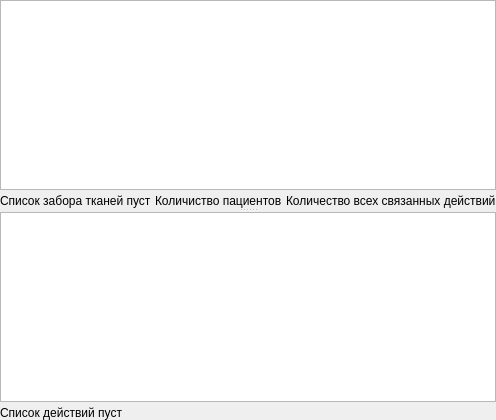
         <widget class="QWidget" name="pnlTissueJotnalAndActions" native="true">
          <layout class="QHBoxLayout" name="horizontalLayout_2">
           <property name="spacing">
            <number>0</number>
           </property>
           <property name="margin">
            <number>0</number>
           </property>
           <item>
            <widget class="QSplitter" name="splitter_2">
             <property name="orientation">
              <enum>Qt::Vertical</enum>
             </property>
             <property name="childrenCollapsible">
              <bool>false</bool>
             </property>
             <widget class="QWidget" name="pnlTissueJournal" native="true">
              <layout class="QGridLayout" name="gridLayout_4">
               <property name="margin">
                <number>0</number>
               </property>
               <property name="spacing">
                <number>4</number>
               </property>
               <item row="0" column="0" colspan="5">
                <widget class="CTableView" name="tblTissueJournal"/>
               </item>
               <item row="1" column="0" colspan="2">
                <widget class="QLabel" name="lblTissueJournalCount">
                 <property name="text">
                  <string>Список забора тканей пуст</string>
                 </property>
                </widget>
               </item>
               <item row="1" column="4">
                <widget class="QLabel" name="lblAllActionsCount">
                 <property name="text">
                  <string>Количество всех связанных действий</string>
                 </property>
                </widget>
               </item>
               <item row="1" column="2" colspan="2">
                <widget class="QLabel" name="lblClientCount">
                 <property name="text">
                  <string>Количиство пациентов</string>
                 </property>
                </widget>
               </item>
              </layout>
             </widget>
             <widget class="QWidget" name="pnlActions" native="true">
              <layout class="QVBoxLayout" name="verticalLayout_3">
               <property name="spacing">
                <number>4</number>
               </property>
               <property name="margin">
                <number>0</number>
               </property>
               <item>
                <widget class="CTableView" name="tblTissueJournalActions"/>
               </item>
               <item>
                <widget class="QLabel" name="lblActionsCount">
                 <property name="text">
                  <string>Список действий пуст</string>
                 </property>
                </widget>
               </item>
              </layout>
             </widget>
            </widget>
           </item>
          </layout>
         </widget>
